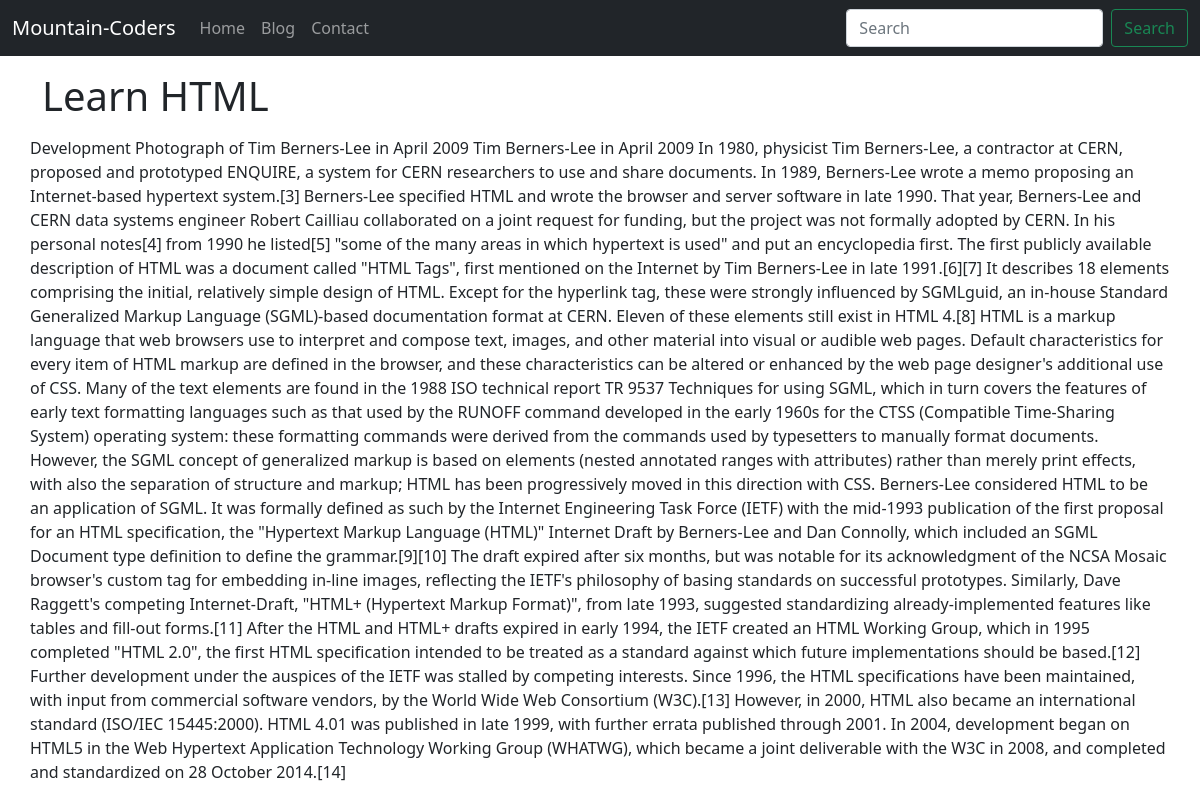
Page /blogpost/learn-html on the committed database.
### blog/models.py (models this page shows, shortened)
class Blog(models.Model):
    sno = models.AutoField(primary_key=True)
    title = models.CharField(max_length=200)
    content = models.TextField()
    slug = models.CharField(max_length=100)
    time = models.DateTimeField(auto_now_add=True)

### blog/views.py (the view)
# urls.py: path('blogpost/<str:slug>', views.blogpost, name='blogpost'),
def blogpost(request, slug):
    blog = Blog.objects.filter(slug=slug).first()
    context = {'blog':blog}
    return render(request, 'blogpost.html', context)

### templates/blogpost.html
{% extends 'base.html' %}
{% block body %}
<div class="container">
    <h1 class="my-3">{{blog.title}}</h1>
    <div class="row">
        {{blog.content|safe}}
    </div>
</div>
{% endblock body %}

### rows in the picture
Blog: title "Learn HTML", content "Development Photograph of Tim Berners-Lee in April 2009 Tim Berners-Lee in April 2009 In 1980, physicist Tim Berners-Lee, a contractor at CERN, proposed and prototyped ENQUIRE, a system for CERN researchers to use and share documents. In 1989, Berners-Lee wrote a memo proposing an Internet-based hypertext system.[3] Berners-Lee specified HTML and wrote the browser and server software in late 1990. That year, Berners-Lee and CERN data systems engineer Robert Cailliau collaborated on a joint request for funding, but the project was not formally adopted by CERN. In his personal notes[4] from 1990 he listed[5] \"some of the many areas in which hypertext is used\" and put an encyclopedia first.…"
